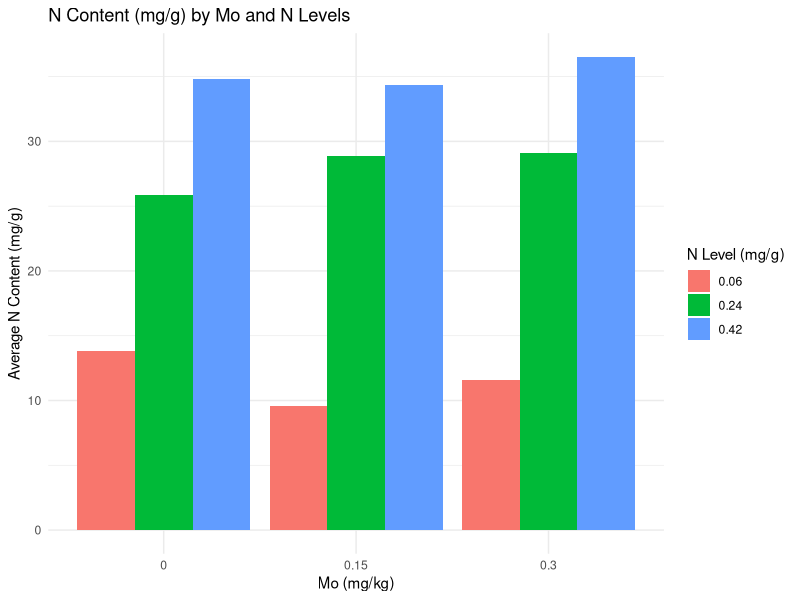

Reproduce this figure in R.
# 安装和加载ggplot2包，用于绘制柱状图
install.packages("ggplot2")
library(ggplot2)

# 创建数据框
data <- data.frame(
  Mo = c(0, 0, 0, 0.15, 0.15, 0.15, 0.3, 0.3, 0.3),
  N = c(0.06, 0.24, 0.42, 0.06, 0.24, 0.42, 0.06, 0.24, 0.42),
  Average = c(13.79, 25.87, 34.84, 9.55, 28.85, 34.37, 11.58, 29.08, 36.52),
  stringsAsFactors = FALSE
)

# 绘制柱状图
ggplot(data, aes(x = factor(Mo), y = Average, fill = factor(N))) +
  geom_bar(stat = "identity", position = "dodge") +
  labs(title = "N Content (mg/g) by Mo and N Levels",
       x = "Mo (mg/kg)",
       y = "Average N Content (mg/g)",
       fill = "N Level (mg/g)") +
  theme_minimal()
